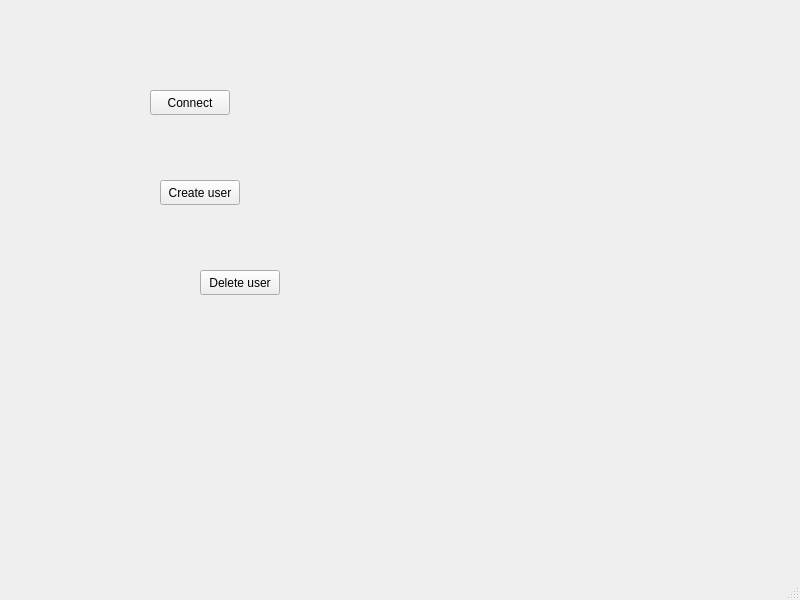
<?xml version="1.0" encoding="UTF-8"?>
<ui version="4.0">
 <class>MainWindow</class>
 <widget class="QMainWindow" name="MainWindow">
  <property name="geometry">
   <rect>
    <x>0</x>
    <y>0</y>
    <width>800</width>
    <height>600</height>
   </rect>
  </property>
  <property name="windowTitle">
   <string>MainWindow</string>
  </property>
  <widget class="QWidget" name="centralwidget">
   <widget class="QPushButton" name="pushButton_connect">
    <property name="geometry">
     <rect>
      <x>150</x>
      <y>90</y>
      <width>80</width>
      <height>25</height>
     </rect>
    </property>
    <property name="text">
     <string>Connect</string>
    </property>
   </widget>
   <widget class="QPushButton" name="pushButton_create">
    <property name="geometry">
     <rect>
      <x>160</x>
      <y>180</y>
      <width>80</width>
      <height>25</height>
     </rect>
    </property>
    <property name="text">
     <string>Create user</string>
    </property>
   </widget>
   <widget class="QPushButton" name="pushButton_3">
    <property name="geometry">
     <rect>
      <x>200</x>
      <y>270</y>
      <width>80</width>
      <height>25</height>
     </rect>
    </property>
    <property name="text">
     <string>Delete user</string>
    </property>
   </widget>
  </widget>
  <widget class="QMenuBar" name="menubar">
   <property name="geometry">
    <rect>
     <x>0</x>
     <y>0</y>
     <width>800</width>
     <height>22</height>
    </rect>
   </property>
  </widget>
  <widget class="QStatusBar" name="statusbar"/>
 </widget>
 <resources/>
 <connections/>
</ui>
